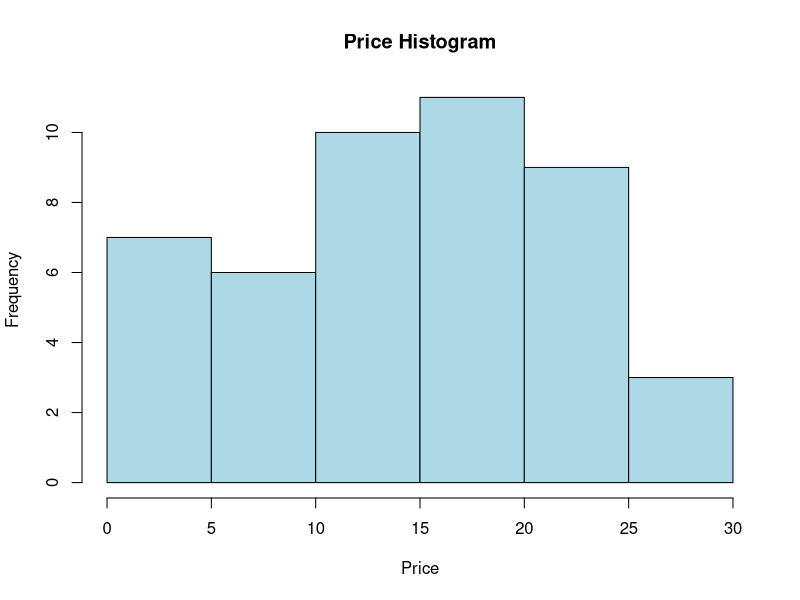

Write the R code that produced this figure.
prices <- c(1, 1, 5, 5, 5, 5, 5, 8, 8, 10, 10, 10, 10, 12, 14, 14, 14, 15, 15, 
            15, 15, 15, 15, 18, 18, 18, 18, 18, 20, 20, 20, 20, 20, 20, 21, 21, 
            21, 21, 25, 25, 25, 25, 25, 28, 28, 30)
bins <- cut(prices, breaks=4, labels=FALSE)
print(data.frame(Prices=prices, Bin=bins))
bin_means <- tapply(prices, bins, mean)  
smoothed_means <- bin_means[bins]
print(data.frame(Original=prices, Smoothed=smoothed_means))
bin_min <- tapply(prices, bins, min)  
bin_max <- tapply(prices, bins, max)  
smoothed_boundaries <- ifelse(abs(prices - bin_min[bins]) < abs(prices - bin_max[bins]), bin_min[bins], bin_max[bins])
print(data.frame(Original=prices, Smoothed=smoothed_boundaries))
hist(prices, col="lightblue", main="Price Histogram", xlab="Price", ylab="Frequency")
